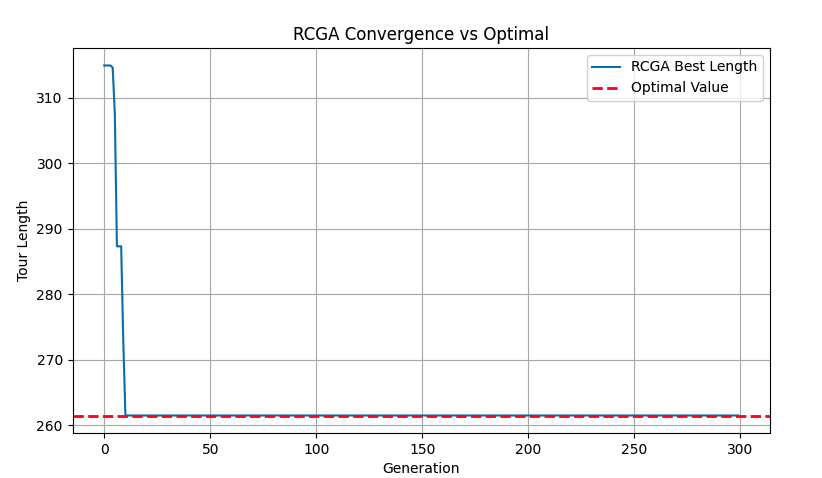

Here is the Python script that generated this plot:
import random
import math
import itertools
import matplotlib.pyplot as plt

# =========================
#  RCGA cho bài toán TSP
# =========================

class TSP_RCGA:
    def __init__(self, coords, pop_size=50, generations=500,
                 pc=0.9, pm=0.1, alpha=0.3, sigma=0.1, tournament_size=3):
        self.coords = coords
        self.n_cities = len(coords)
        self.pop_size = pop_size
        self.generations = generations
        self.pc = pc
        self.pm = pm
        self.alpha = alpha
        self.sigma = sigma
        self.tournament_size = tournament_size
        self.dist = self._build_distance_matrix()

    def _build_distance_matrix(self):
        n = self.n_cities
        dist = [[0.0] * n for _ in range(n)]
        for i in range(n):
            for j in range(n):
                x1, y1 = self.coords[i]
                x2, y2 = self.coords[j]
                dist[i][j] = math.sqrt((x1 - x2)**2 + (y1 - y2)**2)
        return dist

    def _random_individual(self):
        return [random.random() for _ in range(self.n_cities)]

    def _decode(self, individual):
        indexed = list(enumerate(individual))
        sorted_by_key = sorted(indexed, key=lambda x: x[1])
        tour = [idx for idx, key in sorted_by_key]
        return tour

    def _tour_length(self, tour):
        total = 0.0
        n = len(tour)
        for i in range(n):
            a = tour[i]
            b = tour[(i + 1) % n]
            total += self.dist[a][b]
        return total

    def _fitness(self, individual):
        length = self._tour_length(self._decode(individual))
        return 1.0 / length if length != 0 else float('inf')

    def _tournament_selection(self, population, fitnesses):
        best_idx = None
        for _ in range(self.tournament_size):
            idx = random.randrange(len(population))
            if (best_idx is None) or (fitnesses[idx] > fitnesses[best_idx]):
                best_idx = idx
        return population[best_idx][:]

    def _crossover_blx_alpha(self, p1, p2):
        c1, c2 = [], []
        for x1, x2 in zip(p1, p2):
            cmin, cmax = min(x1, x2), max(x1, x2)
            I = cmax - cmin
            low, high = cmin - self.alpha * I, cmax + self.alpha * I
            v1, v2 = random.uniform(low, high), random.uniform(low, high)
            c1.append(min(1.0, max(0.0, v1)))
            c2.append(min(1.0, max(0.0, v2)))
        return c1, c2

    def _mutate_gaussian(self, individual):
        for i in range(len(individual)):
            if random.random() < self.pm:
                individual[i] += random.gauss(0, self.sigma)
                individual[i] = min(1.0, max(0.0, individual[i]))
        return individual

    # ================================
    # TÍNH GIÁ TRỊ ĐÚNG (BRUTE FORCE)
    # ================================
    def compute_optimal_solution(self):
        print("Đang brute-force nghiệm đúng... có thể mất vài giây.")
        cities = list(range(self.n_cities))
        best_length = float('inf')
        best_tour = None

        for perm in itertools.permutations(cities):
            length = self._tour_length(perm)
            if length < best_length:
                best_length = length
                best_tour = perm

        print(">>> Giá trị đúng (Optimal):", best_length)
        return best_length, best_tour

    # ================================
    #          CHẠY GIẢI THUẬT
    # ================================
    def run(self, verbose=True):

        # Tính nghiệm đúng trước
        optimal_value, optimal_tour = self.compute_optimal_solution()

        population = [self._random_individual() for _ in range(self.pop_size)]
        best_length = float('inf')
        convergence = []

        for gen in range(self.generations):

            fitnesses = [self._fitness(ind) for ind in population]

            # Lấy best
            for ind in population:
                tour = self._decode(ind)
                length = self._tour_length(tour)
                if length < best_length:
                    best_length = length

            convergence.append(best_length)

            # Tạo quần thể mới
            new_pop = []
            while len(new_pop) < self.pop_size:
                p1 = self._tournament_selection(population, fitnesses)
                p2 = self._tournament_selection(population, fitnesses)

                if random.random() < self.pc:
                    c1, c2 = self._crossover_blx_alpha(p1, p2)
                else:
                    c1, c2 = p1[:], p2[:]

                new_pop.append(self._mutate_gaussian(c1))
                if len(new_pop) < self.pop_size:
                    new_pop.append(self._mutate_gaussian(c2))

            population = new_pop

        # =============================
        # HIỆN SƠ ĐỒ HỘI TỤ
        # =============================
        plt.figure(figsize=(9, 5))
        plt.plot(convergence, label="RCGA Best Length")
        plt.axhline(optimal_value, color="red", linestyle="--", linewidth=2, label="Optimal Value")
        plt.xlabel("Generation")
        plt.ylabel("Tour Length")
        plt.title("RCGA Convergence vs Optimal")
        plt.grid(True)
        plt.legend()
        plt.show()

        return optimal_value, best_length, convergence


# =========================
#  CHẠY THỬ
# =========================
if __name__ == "__main__":
    random.seed(42)
    n_cities = 9     # brute-force cần nhỏ (<10)
    coords = [(random.uniform(0, 100), random.uniform(0, 100)) for _ in range(n_cities)]

    ga = TSP_RCGA(coords, pop_size=60, generations=300)
    optimal, best_ga, conv = ga.run()
